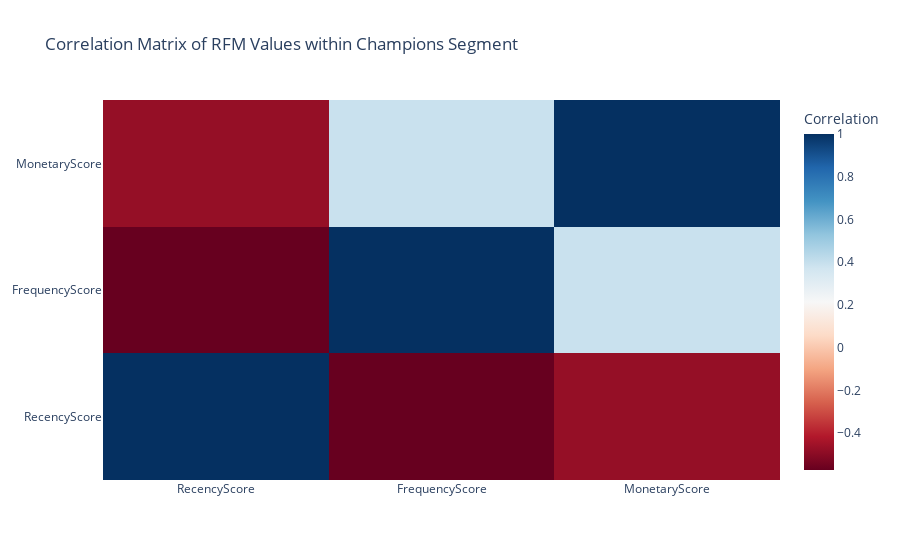

Notebook code for this chart:
### Code cell
correlation_matrix = champions_segment[['RecencyScore', 'FrequencyScore', 'MonetaryScore']].corr()

# Visualize the correlation matrix using a heatmap
fig_heatmap = go.Figure(data=go.Heatmap(
                   z=correlation_matrix.values,
                   x=correlation_matrix.columns,
                   y=correlation_matrix.columns,
                   colorscale='RdBu',
                   colorbar=dict(title='Correlation')))

fig_heatmap.update_layout(title='Correlation Matrix of RFM Values within Champions Segment')

fig_heatmap.show()

### Figure 1 — Plotly figure (JSON) as saved in the notebook; plotly's stock layout.template omitted (floating-point values rounded to 4 significant figures)
{"data": [{"colorbar": {"title": {"text": "Correlation"}}, "colorscale": [[0, "rgb(103,0,31)"], [0.1, "rgb(178,24,43)"], [0.2, "rgb(214,96,77)"], [0.3, "rgb(244,165,130)"], [0.4, "rgb(253,219,199)"], [0.5, "rgb(247,247,247)"], [0.6, "rgb(209,229,240)"], [0.7, "rgb(146,197,222)"], [0.8, "rgb(67,147,195)"], [0.9, "rgb(33,102,172)"], [1, "rgb(5,48,97)"]], "type": "heatmap", "x": ["RecencyScore", "FrequencyScore", "MonetaryScore"], "y": ["RecencyScore", "FrequencyScore", "MonetaryScore"], "z": [[1, -0.5717, -0.4747], [-0.5717, 1, 0.3907], [-0.4747, 0.3907, 1]]}], "layout": {"autosize": true, "title": {"text": "Correlation Matrix of RFM Values within Champions Segment"}, "xaxis": {"autorange": true, "range": [-0.5, 2.5], "type": "category"}, "yaxis": {"autorange": true, "range": [-0.5, 2.5], "type": "category"}}}
